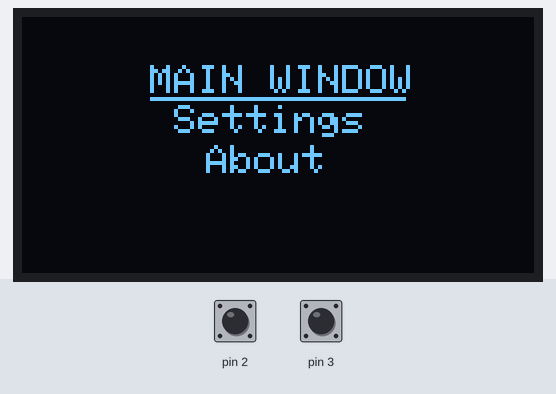
Simulated run of this sketch. Board: Arduino Uno, built with avr-gcc and run on an emulated ATmega328P. Shown: 128×64 one-colour display. The inputs (shaded band) are chosen by the test bench; at power-on: pin 2 HIGH, pin 3 HIGH.

Above: at 1.2 s.
1.3 s: pin 2 pulled LOW for 1 s
At 2.3 s:
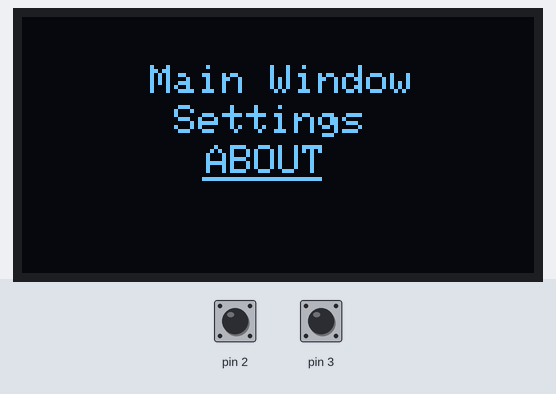
3.8 s: pin 3 pulled LOW for 3.2 s
At 4.25 s:
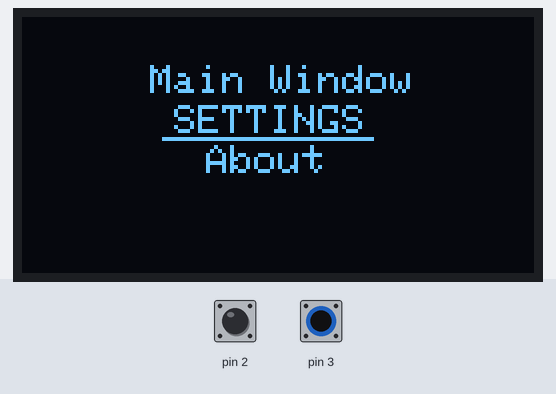
8.5 s: pin 3 pulled LOW for 0.15 s
At 9.6 s:
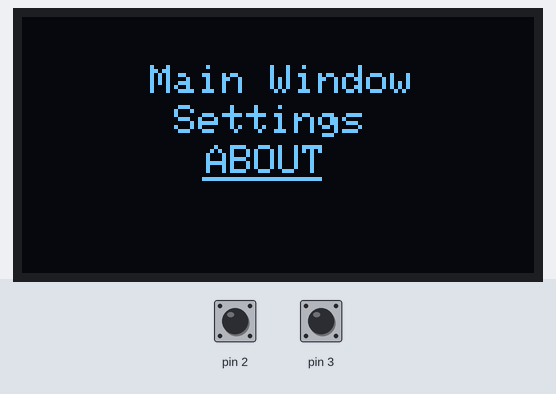
10.2 s: pin 2 pulled LOW for 0.15 s
At 11.6 s:
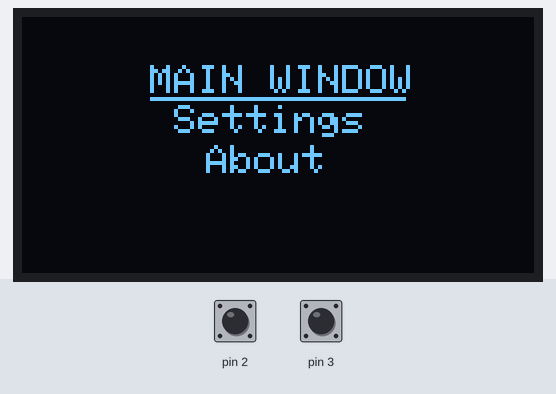
Timing chart, 0 to 12.9 s (numbered marks = the images above; inputs shaded):
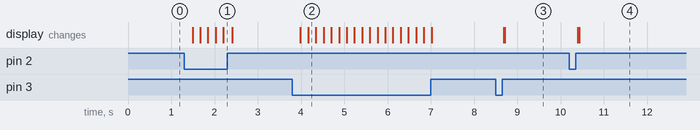

Measured:
- after the input at 1.3 s, the display: first changes after 0.19 s (image 1 shows a later state)
- after the input at 3.8 s, the display: first changes after 0.19 s (image 2 shows a later state)
- after the input at 8.5 s, the display: first changes after 0.18 s (image 3 shows a later state)
- after the input at 10.2 s, the display: first changes after 0.20 s (image 4 shows a later state)

The sketch:

sketch_jan2a.ino
```cpp
#include <Wire.h>
#include <Adafruit_GFX.h>
#include <Adafruit_SSD1306.h>

#define SCREEN_W 128
#define SCREEN_H 64

Adafruit_SSD1306 display(SCREEN_W, SCREEN_H, &Wire, -1);
inline void drawTextDispl(const char* text, uint8_t x, uint8_t y){
  display.setCursor(x, y);
  display.println(text);
}

int8_t perm = 0;

void setup() {
Serial.begin(9600);
pinMode(2, INPUT_PULLUP);
pinMode(3, INPUT_PULLUP);
  if(!display.begin(SSD1306_SWITCHCAPVCC, 0x3C)){
    while(true);
  }
}

void loop() {
  if(digitalRead(2) == LOW){
  perm = perm + 1;
  delay(150);
}
if(digitalRead(3) == LOW){
  perm = perm - 1;
  delay(150);
}

  display.clearDisplay();
  display.setTextColor(SSD1306_WHITE);
switch(perm){
  case -1: perm = 2; break;
  case 0: {
  display.setTextSize(1);
  drawTextDispl("MAIN WINDOW", 32, 12);
  drawTextDispl("Settings", 38, 22);
  drawTextDispl("About", 46, 32);
  display.drawFastHLine(32, 20, 64, SSD1306_WHITE);
  }; break;
  case 1: {
  drawTextDispl("Main Window", 32, 12);
  display.setTextSize(1);
  drawTextDispl("SETTINGS", 38, 22);
  drawTextDispl("About", 46, 32);
  display.drawFastHLine(35, 30, 53, SSD1306_WHITE);
  }; break;
  case 2: {
  drawTextDispl("Main Window", 32, 12);
  display.setTextSize(1);
  drawTextDispl("Settings", 38, 22);
  drawTextDispl("ABOUT", 46, 32);
  display.drawFastHLine(45, 40, 30, SSD1306_WHITE);
  }; break;
  case 3: perm = 0; break;
}
display.display();
}
```
